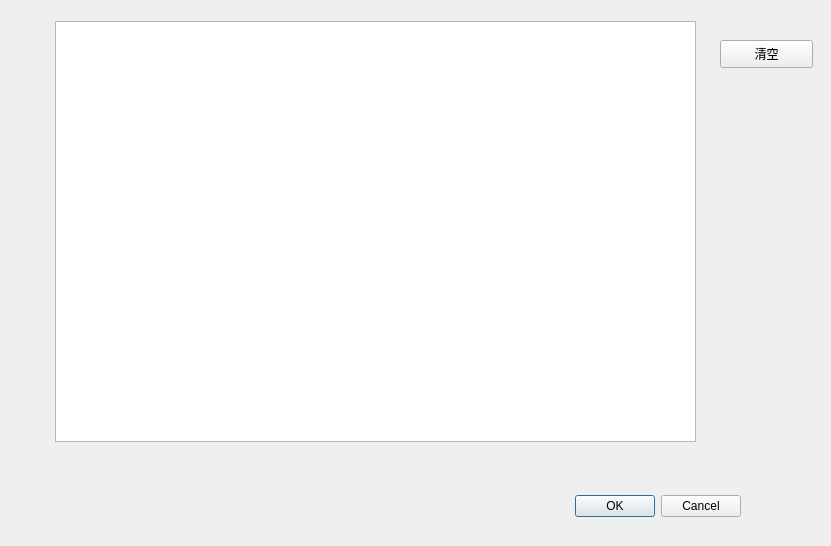
<?xml version="1.0" encoding="UTF-8"?>
<ui version="4.0">
 <class>Dialog2</class>
 <widget class="QDialog" name="Dialog2">
  <property name="geometry">
   <rect>
    <x>0</x>
    <y>0</y>
    <width>831</width>
    <height>546</height>
   </rect>
  </property>
  <property name="windowTitle">
   <string>历史记录</string>
  </property>
  <widget class="QDialogButtonBox" name="buttonBox">
   <property name="geometry">
    <rect>
     <x>400</x>
     <y>490</y>
     <width>341</width>
     <height>32</height>
    </rect>
   </property>
   <property name="orientation">
    <enum>Qt::Horizontal</enum>
   </property>
   <property name="standardButtons">
    <set>QDialogButtonBox::Cancel|QDialogButtonBox::Ok</set>
   </property>
  </widget>
  <widget class="QTableView" name="tableView">
   <property name="geometry">
    <rect>
     <x>55</x>
     <y>21</y>
     <width>641</width>
     <height>421</height>
    </rect>
   </property>
  </widget>
  <widget class="QPushButton" name="pushButton">
   <property name="geometry">
    <rect>
     <x>720</x>
     <y>40</y>
     <width>93</width>
     <height>28</height>
    </rect>
   </property>
   <property name="text">
    <string>清空</string>
   </property>
  </widget>
 </widget>
 <resources/>
 <connections>
  <connection>
   <sender>buttonBox</sender>
   <signal>accepted()</signal>
   <receiver>Dialog2</receiver>
   <slot>accept()</slot>
   <hints>
    <hint type="sourcelabel">
     <x>248</x>
     <y>254</y>
    </hint>
    <hint type="destinationlabel">
     <x>157</x>
     <y>274</y>
    </hint>
   </hints>
  </connection>
  <connection>
   <sender>buttonBox</sender>
   <signal>rejected()</signal>
   <receiver>Dialog2</receiver>
   <slot>reject()</slot>
   <hints>
    <hint type="sourcelabel">
     <x>316</x>
     <y>260</y>
    </hint>
    <hint type="destinationlabel">
     <x>286</x>
     <y>274</y>
    </hint>
   </hints>
  </connection>
 </connections>
</ui>
